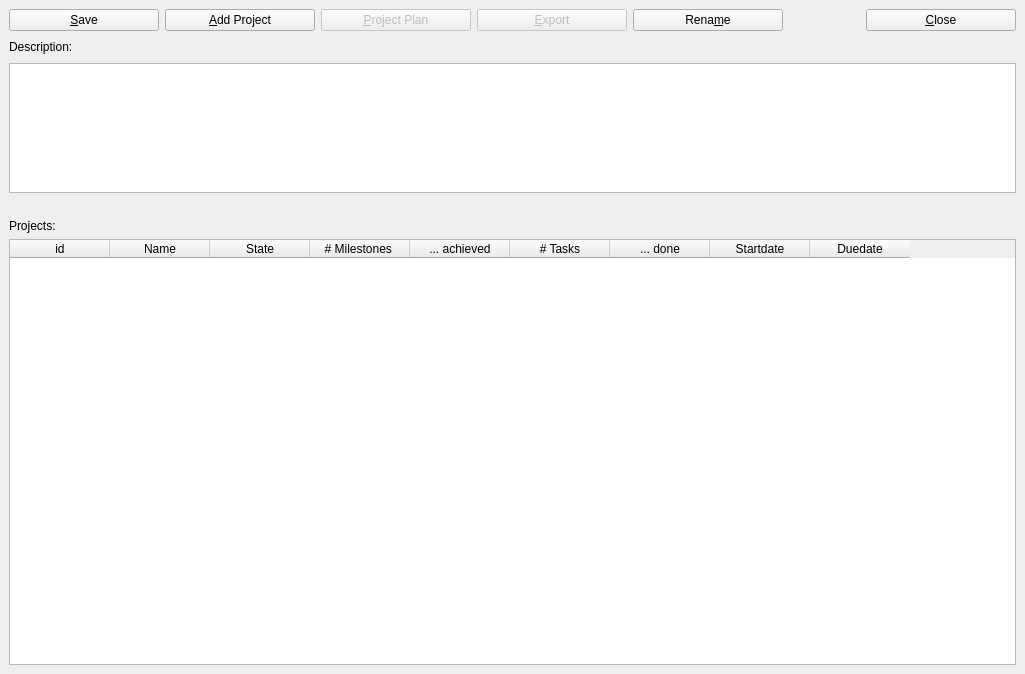
<?xml version="1.0" encoding="UTF-8"?>
<ui version="4.0">
 <class>StackedWidget</class>
 <widget class="QStackedWidget" name="StackedWidget">
  <property name="windowModality">
   <enum>Qt::WindowModal</enum>
  </property>
  <property name="enabled">
   <bool>true</bool>
  </property>
  <property name="geometry">
   <rect>
    <x>0</x>
    <y>0</y>
    <width>1025</width>
    <height>674</height>
   </rect>
  </property>
  <property name="windowTitle">
   <string>StackedWidget</string>
  </property>
  <property name="currentIndex">
   <number>0</number>
  </property>
  <widget class="QWidget" name="page">
   <property name="sizePolicy">
    <sizepolicy hsizetype="Expanding" vsizetype="Expanding">
     <horstretch>0</horstretch>
     <verstretch>0</verstretch>
    </sizepolicy>
   </property>
   <property name="layoutDirection">
    <enum>Qt::LeftToRight</enum>
   </property>
   <layout class="QHBoxLayout" name="horizontalLayout_2">
    <item>
     <layout class="QVBoxLayout" name="verticalLayout">
      <item>
       <layout class="QHBoxLayout" name="pb_btns">
        <item>
         <widget class="QPushButton" name="btn_save">
          <property name="sizePolicy">
           <sizepolicy hsizetype="Preferred" vsizetype="Fixed">
            <horstretch>0</horstretch>
            <verstretch>0</verstretch>
           </sizepolicy>
          </property>
          <property name="minimumSize">
           <size>
            <width>150</width>
            <height>0</height>
           </size>
          </property>
          <property name="maximumSize">
           <size>
            <width>250</width>
            <height>16777215</height>
           </size>
          </property>
          <property name="text">
           <string>&amp;Save</string>
          </property>
         </widget>
        </item>
        <item>
         <widget class="QPushButton" name="btn_add">
          <property name="sizePolicy">
           <sizepolicy hsizetype="Preferred" vsizetype="Fixed">
            <horstretch>0</horstretch>
            <verstretch>0</verstretch>
           </sizepolicy>
          </property>
          <property name="minimumSize">
           <size>
            <width>150</width>
            <height>0</height>
           </size>
          </property>
          <property name="maximumSize">
           <size>
            <width>250</width>
            <height>16777215</height>
           </size>
          </property>
          <property name="text">
           <string>&amp;Add Project</string>
          </property>
         </widget>
        </item>
        <item>
         <widget class="QPushButton" name="btn_pp">
          <property name="enabled">
           <bool>false</bool>
          </property>
          <property name="minimumSize">
           <size>
            <width>150</width>
            <height>0</height>
           </size>
          </property>
          <property name="maximumSize">
           <size>
            <width>250</width>
            <height>16777215</height>
           </size>
          </property>
          <property name="text">
           <string>&amp;Project Plan</string>
          </property>
         </widget>
        </item>
        <item>
         <widget class="QPushButton" name="btn_exp">
          <property name="enabled">
           <bool>false</bool>
          </property>
          <property name="minimumSize">
           <size>
            <width>150</width>
            <height>0</height>
           </size>
          </property>
          <property name="maximumSize">
           <size>
            <width>250</width>
            <height>16777215</height>
           </size>
          </property>
          <property name="text">
           <string>&amp;Export</string>
          </property>
         </widget>
        </item>
        <item>
         <widget class="QPushButton" name="btn_ren">
          <property name="minimumSize">
           <size>
            <width>150</width>
            <height>0</height>
           </size>
          </property>
          <property name="maximumSize">
           <size>
            <width>250</width>
            <height>16777215</height>
           </size>
          </property>
          <property name="text">
           <string>Rena&amp;me</string>
          </property>
         </widget>
        </item>
        <item>
         <spacer name="horizontalSpacer_5">
          <property name="orientation">
           <enum>Qt::Horizontal</enum>
          </property>
          <property name="sizeHint" stdset="0">
           <size>
            <width>40</width>
            <height>20</height>
           </size>
          </property>
         </spacer>
        </item>
        <item>
         <widget class="QPushButton" name="btn_close">
          <property name="sizePolicy">
           <sizepolicy hsizetype="Preferred" vsizetype="Fixed">
            <horstretch>0</horstretch>
            <verstretch>0</verstretch>
           </sizepolicy>
          </property>
          <property name="minimumSize">
           <size>
            <width>150</width>
            <height>0</height>
           </size>
          </property>
          <property name="maximumSize">
           <size>
            <width>250</width>
            <height>16777215</height>
           </size>
          </property>
          <property name="text">
           <string>&amp;Close</string>
          </property>
         </widget>
        </item>
       </layout>
      </item>
      <item>
       <layout class="QHBoxLayout" name="horizontalLayout">
        <item>
         <widget class="QLabel" name="label">
          <property name="text">
           <string>Description:</string>
          </property>
         </widget>
        </item>
        <item>
         <spacer name="horizontalSpacer_2">
          <property name="orientation">
           <enum>Qt::Horizontal</enum>
          </property>
          <property name="sizeHint" stdset="0">
           <size>
            <width>40</width>
            <height>20</height>
           </size>
          </property>
         </spacer>
        </item>
       </layout>
      </item>
      <item>
       <widget class="QTextEdit" name="textEdit">
        <property name="minimumSize">
         <size>
          <width>0</width>
          <height>40</height>
         </size>
        </property>
        <property name="maximumSize">
         <size>
          <width>16777215</width>
          <height>130</height>
         </size>
        </property>
       </widget>
      </item>
      <item>
       <spacer name="verticalSpacer">
        <property name="orientation">
         <enum>Qt::Vertical</enum>
        </property>
        <property name="sizeType">
         <enum>QSizePolicy::Fixed</enum>
        </property>
        <property name="sizeHint" stdset="0">
         <size>
          <width>20</width>
          <height>20</height>
         </size>
        </property>
       </spacer>
      </item>
      <item>
       <widget class="QLabel" name="label_2">
        <property name="text">
         <string>Projects:</string>
        </property>
       </widget>
      </item>
      <item>
       <layout class="QVBoxLayout" name="layout_list_projects"/>
      </item>
      <item>
       <widget class="QTableWidget" name="list_projects">
        <property name="minimumSize">
         <size>
          <width>0</width>
          <height>100</height>
         </size>
        </property>
        <property name="editTriggers">
         <set>QAbstractItemView::NoEditTriggers</set>
        </property>
        <property name="showDropIndicator" stdset="0">
         <bool>false</bool>
        </property>
        <property name="dragEnabled">
         <bool>false</bool>
        </property>
        <property name="dragDropOverwriteMode">
         <bool>false</bool>
        </property>
        <property name="dragDropMode">
         <enum>QAbstractItemView::NoDragDrop</enum>
        </property>
        <property name="defaultDropAction">
         <enum>Qt::IgnoreAction</enum>
        </property>
        <property name="alternatingRowColors">
         <bool>true</bool>
        </property>
        <property name="selectionMode">
         <enum>QAbstractItemView::SingleSelection</enum>
        </property>
        <property name="selectionBehavior">
         <enum>QAbstractItemView::SelectRows</enum>
        </property>
        <property name="sortingEnabled">
         <bool>true</bool>
        </property>
        <attribute name="horizontalHeaderCascadingSectionResizes">
         <bool>false</bool>
        </attribute>
        <attribute name="horizontalHeaderMinimumSectionSize">
         <number>100</number>
        </attribute>
        <attribute name="horizontalHeaderShowSortIndicator" stdset="0">
         <bool>true</bool>
        </attribute>
        <attribute name="horizontalHeaderStretchLastSection">
         <bool>false</bool>
        </attribute>
        <column>
         <property name="text">
          <string>id</string>
         </property>
        </column>
        <column>
         <property name="text">
          <string>Name</string>
         </property>
        </column>
        <column>
         <property name="text">
          <string>State</string>
         </property>
        </column>
        <column>
         <property name="text">
          <string># Milestones </string>
         </property>
        </column>
        <column>
         <property name="text">
          <string>... achieved</string>
         </property>
        </column>
        <column>
         <property name="text">
          <string># Tasks</string>
         </property>
        </column>
        <column>
         <property name="text">
          <string>... done</string>
         </property>
        </column>
        <column>
         <property name="text">
          <string>Startdate</string>
         </property>
        </column>
        <column>
         <property name="text">
          <string>Duedate</string>
         </property>
        </column>
       </widget>
      </item>
     </layout>
    </item>
   </layout>
  </widget>
  <widget class="QWidget" name="page_2">
   <property name="enabled">
    <bool>true</bool>
   </property>
   <layout class="QVBoxLayout" name="verticalLayout_5">
    <item>
     <layout class="QVBoxLayout" name="verticalLayout_3">
      <item>
       <layout class="QHBoxLayout" name="horizontalLayout_4">
        <item>
         <layout class="QVBoxLayout" name="verticalLayout_2">
          <item>
           <layout class="QHBoxLayout" name="pb_btns_2">
            <item>
             <widget class="QPushButton" name="btn_apply">
              <property name="text">
               <string>&amp;Apply</string>
              </property>
             </widget>
            </item>
            <item>
             <widget class="QPushButton" name="btn_add_M">
              <property name="text">
               <string>Add &amp;Milestone</string>
              </property>
             </widget>
            </item>
            <item>
             <widget class="QPushButton" name="btn_add_T">
              <property name="text">
               <string>Add &amp;Task</string>
              </property>
             </widget>
            </item>
            <item>
             <spacer name="horizontalSpacer_4">
              <property name="orientation">
               <enum>Qt::Horizontal</enum>
              </property>
              <property name="sizeHint" stdset="0">
               <size>
                <width>40</width>
                <height>20</height>
               </size>
              </property>
             </spacer>
            </item>
            <item>
             <widget class="QPushButton" name="btn_del">
              <property name="text">
               <string>&amp;Delete</string>
              </property>
             </widget>
            </item>
           </layout>
          </item>
          <item>
           <widget class="QLabel" name="label_cat">
            <property name="font">
             <font>
              <family>DejaVu Sans</family>
              <pointsize>18</pointsize>
              <weight>75</weight>
              <bold>true</bold>
             </font>
            </property>
            <property name="text">
             <string>TextLabel</string>
            </property>
           </widget>
          </item>
          <item>
           <layout class="QHBoxLayout" name="horizontalLayout_6">
            <item>
             <widget class="QLabel" name="label_5">
              <property name="minimumSize">
               <size>
                <width>120</width>
                <height>0</height>
               </size>
              </property>
              <property name="text">
               <string>Name:</string>
              </property>
             </widget>
            </item>
            <item>
             <widget class="QLineEdit" name="le_name">
              <property name="clearButtonEnabled">
               <bool>true</bool>
              </property>
             </widget>
            </item>
           </layout>
          </item>
          <item>
           <layout class="QHBoxLayout" name="horizontalLayout_10">
            <item>
             <widget class="QLabel" name="label_6">
              <property name="minimumSize">
               <size>
                <width>120</width>
                <height>0</height>
               </size>
              </property>
              <property name="text">
               <string>Start date:</string>
              </property>
             </widget>
            </item>
            <item>
             <widget class="QDateEdit" name="date_start">
              <property name="minimumSize">
               <size>
                <width>200</width>
                <height>0</height>
               </size>
              </property>
              <property name="displayFormat">
               <string>ddd dd MMM yyyy</string>
              </property>
              <property name="calendarPopup">
               <bool>true</bool>
              </property>
             </widget>
            </item>
            <item>
             <spacer name="horizontalSpacer_8">
              <property name="orientation">
               <enum>Qt::Horizontal</enum>
              </property>
              <property name="sizeHint" stdset="0">
               <size>
                <width>40</width>
                <height>20</height>
               </size>
              </property>
             </spacer>
            </item>
           </layout>
          </item>
          <item>
           <layout class="QHBoxLayout" name="horizontalLayout_12">
            <item>
             <widget class="QLabel" name="label_7">
              <property name="minimumSize">
               <size>
                <width>120</width>
                <height>0</height>
               </size>
              </property>
              <property name="text">
               <string>Duedate:</string>
              </property>
             </widget>
            </item>
            <item>
             <widget class="QDateEdit" name="date_due">
              <property name="minimumSize">
               <size>
                <width>200</width>
                <height>0</height>
               </size>
              </property>
              <property name="displayFormat">
               <string>ddd dd MMM yyyy</string>
              </property>
              <property name="calendarPopup">
               <bool>true</bool>
              </property>
             </widget>
            </item>
            <item>
             <spacer name="horizontalSpacer_10">
              <property name="orientation">
               <enum>Qt::Horizontal</enum>
              </property>
              <property name="sizeHint" stdset="0">
               <size>
                <width>40</width>
                <height>20</height>
               </size>
              </property>
             </spacer>
            </item>
           </layout>
          </item>
          <item>
           <layout class="QHBoxLayout" name="horizontalLayout_11">
            <item>
             <widget class="QLabel" name="label_8">
              <property name="minimumSize">
               <size>
                <width>120</width>
                <height>0</height>
               </size>
              </property>
              <property name="text">
               <string>State:</string>
              </property>
             </widget>
            </item>
            <item>
             <widget class="QComboBox" name="cb_states">
              <property name="minimumSize">
               <size>
                <width>200</width>
                <height>0</height>
               </size>
              </property>
             </widget>
            </item>
            <item>
             <spacer name="horizontalSpacer_9">
              <property name="orientation">
               <enum>Qt::Horizontal</enum>
              </property>
              <property name="sizeHint" stdset="0">
               <size>
                <width>40</width>
                <height>20</height>
               </size>
              </property>
             </spacer>
            </item>
           </layout>
          </item>
          <item>
           <spacer name="verticalSpacer_2">
            <property name="orientation">
             <enum>Qt::Vertical</enum>
            </property>
            <property name="sizeHint" stdset="0">
             <size>
              <width>20</width>
              <height>40</height>
             </size>
            </property>
           </spacer>
          </item>
          <item>
           <layout class="QHBoxLayout" name="hl_type">
            <item>
             <widget class="QLabel" name="label_type">
              <property name="enabled">
               <bool>true</bool>
              </property>
              <property name="text">
               <string>Type:</string>
              </property>
             </widget>
            </item>
            <item>
             <widget class="QComboBox" name="cb_type">
              <property name="enabled">
               <bool>true</bool>
              </property>
              <property name="editable">
               <bool>false</bool>
              </property>
              <item>
               <property name="text">
                <string>Milestone</string>
               </property>
              </item>
              <item>
               <property name="text">
                <string>Task</string>
               </property>
              </item>
             </widget>
            </item>
            <item>
             <spacer name="horizontalSpacer_12">
              <property name="orientation">
               <enum>Qt::Horizontal</enum>
              </property>
              <property name="sizeHint" stdset="0">
               <size>
                <width>40</width>
                <height>20</height>
               </size>
              </property>
             </spacer>
            </item>
           </layout>
          </item>
          <item>
           <layout class="QHBoxLayout" name="horizontalLayout_15">
            <item>
             <widget class="QLabel" name="label_belongs">
              <property name="enabled">
               <bool>true</bool>
              </property>
              <property name="text">
               <string>Belongs to:</string>
              </property>
             </widget>
            </item>
            <item>
             <widget class="QComboBox" name="cb_belongs">
              <property name="enabled">
               <bool>true</bool>
              </property>
             </widget>
            </item>
            <item>
             <spacer name="horizontalSpacer_13">
              <property name="orientation">
               <enum>Qt::Horizontal</enum>
              </property>
              <property name="sizeHint" stdset="0">
               <size>
                <width>40</width>
                <height>20</height>
               </size>
              </property>
             </spacer>
            </item>
           </layout>
          </item>
         </layout>
        </item>
        <item>
         <layout class="QVBoxLayout" name="verticalLayout_4">
          <item>
           <widget class="QLabel" name="label_9">
            <property name="text">
             <string>Description:</string>
            </property>
           </widget>
          </item>
          <item>
           <widget class="QTextEdit" name="te_desc">
            <property name="maximumSize">
             <size>
              <width>16777215</width>
              <height>16777215</height>
             </size>
            </property>
           </widget>
          </item>
         </layout>
        </item>
       </layout>
      </item>
      <item>
       <widget class="QLineEdit" name="le_id">
        <property name="enabled">
         <bool>false</bool>
        </property>
        <property name="mouseTracking">
         <bool>false</bool>
        </property>
        <property name="acceptDrops">
         <bool>false</bool>
        </property>
        <property name="clearButtonEnabled">
         <bool>false</bool>
        </property>
       </widget>
      </item>
      <item>
       <widget class="QLineEdit" name="le_parent_id">
        <property name="enabled">
         <bool>false</bool>
        </property>
        <property name="inputMask">
         <string notr="true"/>
        </property>
        <property name="text">
         <string notr="true"/>
        </property>
       </widget>
      </item>
      <item>
       <layout class="QHBoxLayout" name="horizontalLayout_5">
        <item>
         <spacer name="horizontalSpacer_11">
          <property name="orientation">
           <enum>Qt::Horizontal</enum>
          </property>
          <property name="sizeHint" stdset="0">
           <size>
            <width>40</width>
            <height>20</height>
           </size>
          </property>
         </spacer>
        </item>
        <item>
         <widget class="QLabel" name="label_tm">
          <property name="text">
           <string>Milestones and Tasks:</string>
          </property>
         </widget>
        </item>
        <item>
         <spacer name="horizontalSpacer_7">
          <property name="orientation">
           <enum>Qt::Horizontal</enum>
          </property>
          <property name="sizeHint" stdset="0">
           <size>
            <width>40</width>
            <height>20</height>
           </size>
          </property>
         </spacer>
        </item>
       </layout>
      </item>
      <item>
       <widget class="QTreeWidget" name="list_tasks">
        <attribute name="headerMinimumSectionSize">
         <number>100</number>
        </attribute>
        <attribute name="headerStretchLastSection">
         <bool>false</bool>
        </attribute>
        <column>
         <property name="text">
          <string>Type</string>
         </property>
        </column>
        <column>
         <property name="text">
          <string>ID</string>
         </property>
        </column>
        <column>
         <property name="text">
          <string>Name</string>
         </property>
        </column>
        <column>
         <property name="text">
          <string>State</string>
         </property>
        </column>
        <column>
         <property name="text">
          <string>Startdate</string>
         </property>
        </column>
        <column>
         <property name="text">
          <string>Duedate</string>
         </property>
        </column>
       </widget>
      </item>
     </layout>
    </item>
   </layout>
  </widget>
  <widget class="QWidget" name="page_3">
   <layout class="QVBoxLayout" name="verticalLayout_6">
    <item>
     <layout class="QHBoxLayout" name="horizontalLayout_3">
      <item>
       <widget class="QLabel" name="label_pp">
        <property name="font">
         <font>
          <family>DejaVu Sans</family>
          <pointsize>18</pointsize>
          <weight>75</weight>
          <bold>true</bold>
         </font>
        </property>
        <property name="text">
         <string>Project Plan</string>
        </property>
       </widget>
      </item>
      <item>
       <spacer name="horizontalSpacer_3">
        <property name="orientation">
         <enum>Qt::Horizontal</enum>
        </property>
        <property name="sizeHint" stdset="0">
         <size>
          <width>40</width>
          <height>20</height>
         </size>
        </property>
       </spacer>
      </item>
      <item>
       <widget class="QPushButton" name="btn_pp_close">
        <property name="text">
         <string>&amp;Close</string>
        </property>
       </widget>
      </item>
     </layout>
    </item>
    <item>
     <widget class="QTableWidget" name="project_plan">
      <column>
       <property name="text">
        <string>ID</string>
       </property>
      </column>
      <column>
       <property name="text">
        <string>Name</string>
       </property>
      </column>
      <column>
       <property name="text">
        <string>Status</string>
       </property>
      </column>
     </widget>
    </item>
   </layout>
  </widget>
 </widget>
 <resources/>
 <connections/>
</ui>
